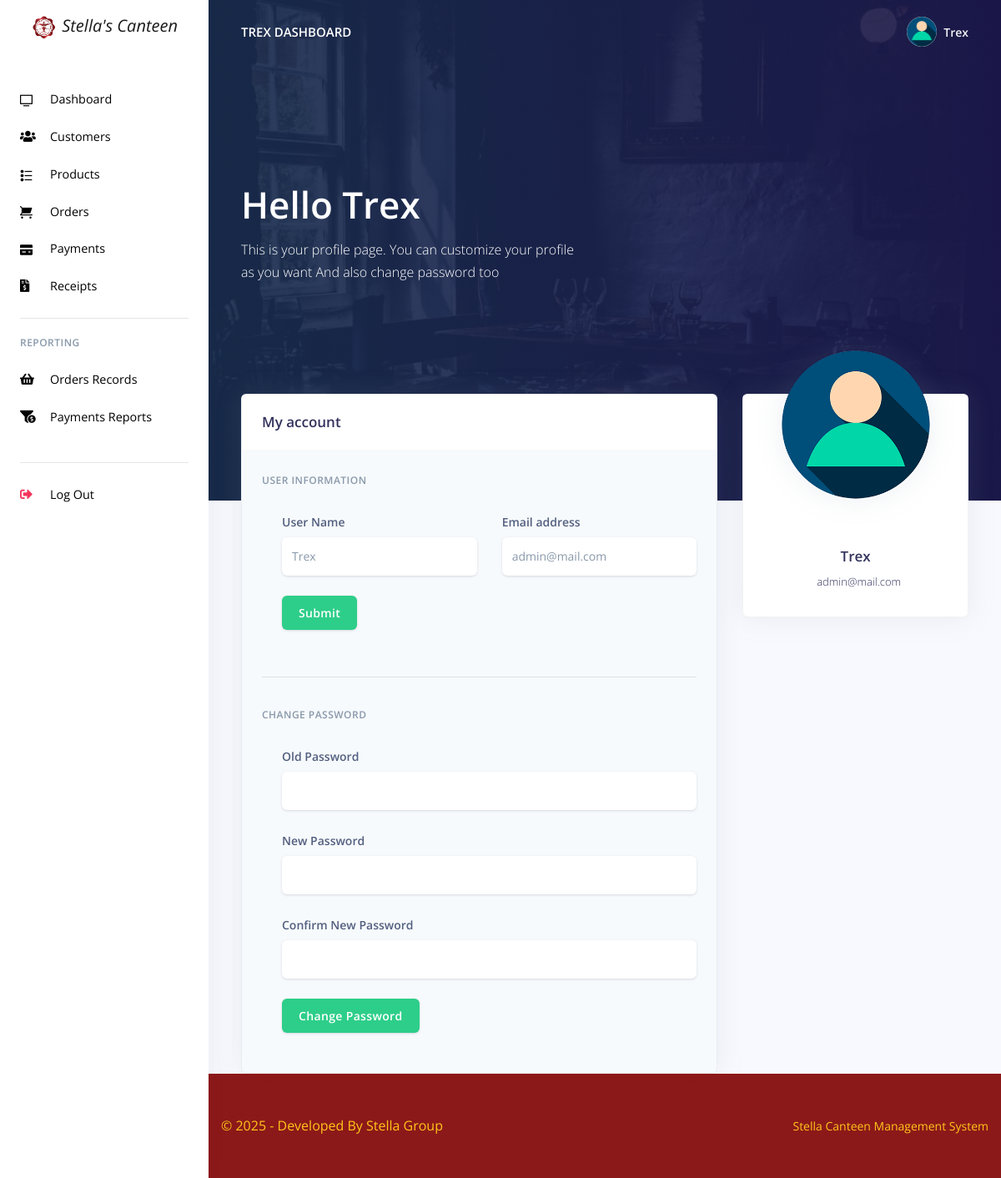
The page /stella/admin/change_profile.php (signed in) on the database as committed earlier.
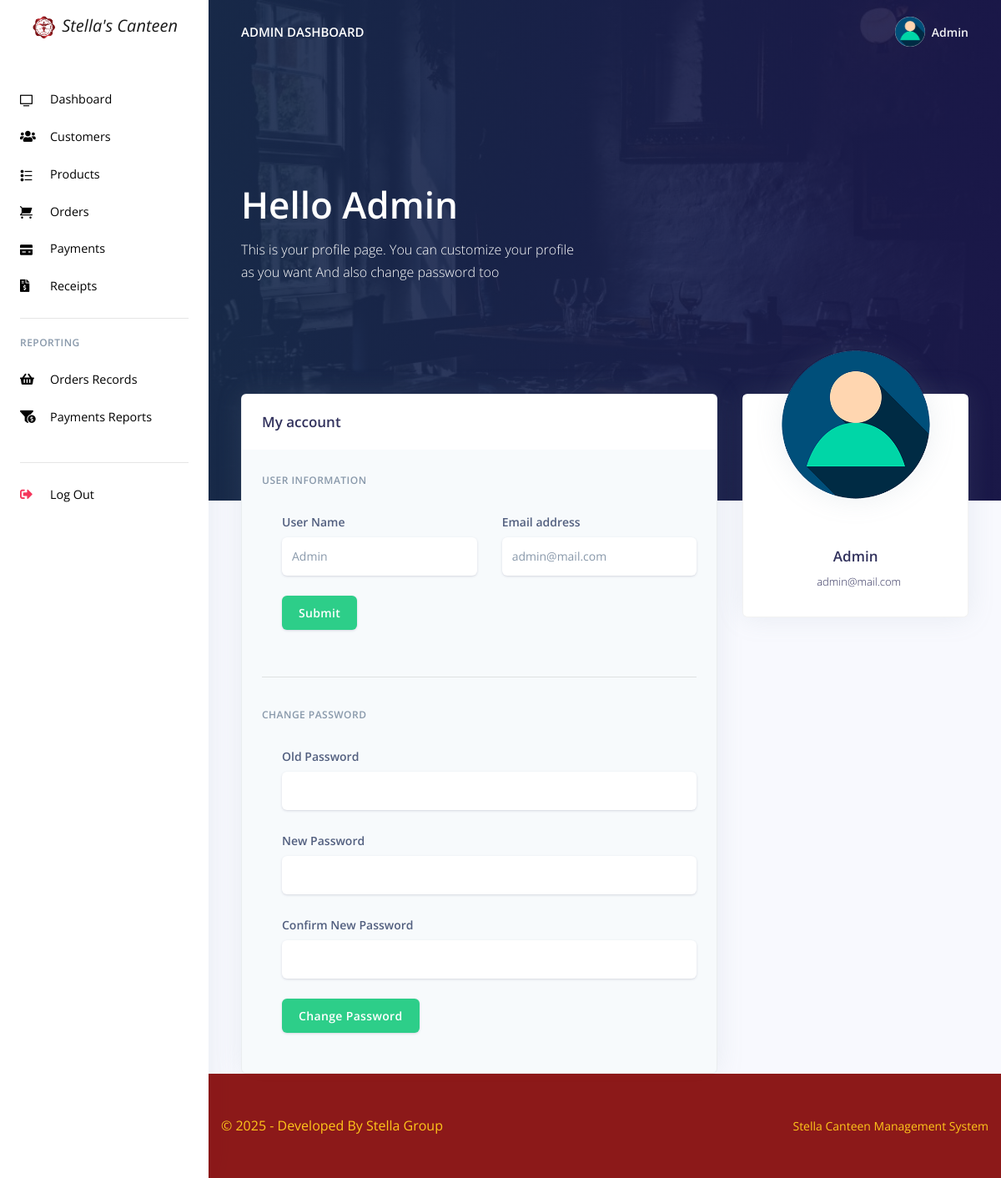
The same page on the database as committed later.
### tables this page shows
CREATE TABLE `rpos_admin` (
  `admin_id` varchar(200) NOT NULL,
  `admin_name` varchar(200) NOT NULL,
  `admin_email` varchar(200) NOT NULL,
  `admin_password` varchar(200) NOT NULL
);

### stella/admin/change_profile.php (the view, shortened to what the changed rows need)
<?php
include('config/config.php');
require_once('partials/_head.php');
?>
<body>
  <?php
  require_once('partials/_sidebar.php');
  ?>
  <div class="main-content">
    <?php
    require_once('partials/_topnav.php');
    $admin_id = $_SESSION['admin_id'];
    $ret = "SELECT * FROM  rpos_admin  WHERE admin_id = '$admin_id'";
    $stmt = $mysqli->prepare($ret);
    $stmt->execute();
    $res = $stmt->get_result();
    while ($admin = $res->fetch_object()) {
    ?>
      <div class="header pb-8 pt-5 pt-lg-8 d-flex align-items-center" style="min-height: 600px; background-image: url(assets/img/theme/restro00.jpg); background-size: cover; background-position: center top;">
        <span class="mask bg-gradient-default opacity-8"></span>
        <div class="container-fluid d-flex align-items-center">
          <div class="row">
            <div class="col-lg-7 col-md-10">
              <h1 class="display-2 text-white">Hello <?php echo $admin->admin_name; ?></h1>
              <p class="text-white mt-0 mb-5">This is your profile page. You can customize your profile as you want And also change password too</p>
            </div>
          </div>
        </div>
      </div>
      <div class="container-fluid mt--8">
        <div class="row">
          <div class="col-xl-4 order-xl-2 mb-5 mb-xl-0">
            <div class="card card-profile shadow">
              <div class="row justify-content-center">
                <div class="col-lg-3 order-lg-2">
                  <div class="card-profile-image">
                    <a href="#">
                      <img src="assets/img/theme/user-a-min.png" class="rounded-circle">
                    </a>
                  </div>
                </div>
              </div>
              <div class="card-body pt-0 pt-md-4">
                <div class="row">
                  <div class="col">
                    <div class="card-profile-stats d-flex justify-content-center mt-md-5">
                      <div>
                      </div>
                      <div>
                      </div>
                      <div>
                      </div>
                    </div>
                  </div>
                </div>
                <div class="text-center">
                  <h3>
                    <?php echo $admin->admin_name; ?></span>
                  </h3>
                  <div class="h5 font-weight-300">
                    <i class="ni location_pin mr-2"></i><?php echo $admin->admin_email; ?>
                  </div>
                </div>
              </div>
            </div>
          </div>
          <div class="col-xl-8 order-xl-1">
            <div class="card bg-secondary shadow">
              <div class="card-header bg-white border-0">
                <div class="row align-items-center">
                  <div class="col-8">
                    <h3 class="mb-0">My account</h3>
                  </div>
                  <div class="col-4 text-right">
                  </div>
                </div>
              </div>
              <div class="card-body">
                <form method="post">
                  <h6 class="heading-small text-muted mb-4">User information</h6>
                  <div class="pl-lg-4">
                    <div class="row">
                      <div class="col-lg-6">
                        <div class="form-group">
                          <label class="form-control-label" for="input-username">User Name</label>
                          <input type="text" name="admin_name" value="<?php echo $admin->admin_name; ?>" id="input-username" class="form-control form-control-alternative" ">
                      </div>
                    </div>
                    <div class=" col-lg-6">
                          <div class="form-group">
                            <label class="form-control-label" for="input-email">Email address</label>
                            <input type="email" id="input-email" value="<?php echo $admin->admin_email; ?>" name="admin_email" class="form-control form-control-alternative">
                          </div>
                        </div>
                        <div class="col-lg-12">
                          <div class="form-group">
                            <input type="submit" id="input-email" name="ChangeProfile" class="btn btn-success form-control-alternative" value="Submit"">
                      </div>
                    </div>
                  </div>
                </div>
              </form>
              <hr>
              <form method =" post">
                            <h6 class="heading-small text-muted mb-4">Change Password</h6>
                            <div class="pl-lg-4">
                              <div class="row">
                                <div class="col-lg-12">
                                  <div class="form-group">
                                    <label class="form-control-label" for="input-username">Old Password</label>
                                    <input type="password" name="old_password" id="input-username" class="form-control form-control-alternative">
                                  </div>
                                </div>
                                <div class="col-lg-12">
                                  <div class="form-group">
                                    <label class="form-control-label" for="input-email">New Password</label>
                                    <input type="password" name="new_password" class="form-control form-control-alternative">
                                  </div>
                                </div>
                                <div class="col-lg-12">
                                  <div class="form-group">
                                    <label class="form-control-label" for="input-email">Confirm New Password</label>
                                    <input type="password" name="confirm_password" class="form-control form-control-alternative">
                                  </div>
                                </div>
                                <div class="col-lg-12">
                                  <div class="form-group">
                                    <input type="submit" id="input-email" name="changePassword" class="btn btn-success form-control-alternative" value="Change Password">
                                  </div>
                                </div>
                              </div>
                            </div>
                          </div>
              </div>
            </div>
          </div>
        </div>
      <?php
      require_once('partials/_footer.php');
    }
      ?>
      </div>
  <?php
  require_once('partials/_sidebar.php');
  ?>
</body>
</html>

### stella/admin/partials/_sidebar.php (shortened to what the changed rows need)
<?php
$admin_id = $_SESSION['admin_id'];
$ret = "SELECT * FROM  rpos_admin  WHERE admin_id = '$admin_id'";
$stmt = $mysqli->prepare($ret);
$stmt->execute();
$res = $stmt->get_result();
while ($admin = $res->fetch_object()) {
  ?>
  <nav class="navbar navbar-vertical fixed-left navbar-expand-md navbar-light bg-white" id="sidenav-main">
    <div class="container-fluid">
      <a class="navbar-brand pt-0" href="dashboard.php">
        <img alt="Logo" src="assets/img/theme/CICLOGO.png"> <i>Stella's Canteen</i>
      </a>
      <div class="collapse navbar-collapse" id="sidenav-collapse-main">
        <ul class="navbar-nav">
          <li class="nav-item">
            <a class="nav-link <?php if (basename($_SERVER['PHP_SELF']) == 'dashboard.php')
              echo 'active'; ?>"
              href="dashboard.php">
              <i class="ni ni-tv-2"></i> Dashboard
            </a>
          </li>
          <li class="nav-item">
            <a class="nav-link <?php if (basename($_SERVER['PHP_SELF']) == 'customes.php')
              echo 'active'; ?>"
              href="customes.php">
              <i class="fas fa-users"></i> Customers
            </a>
          </li>
          <li class="nav-item">
            <a class="nav-link <?php if (basename($_SERVER['PHP_SELF']) == 'products.php')
              echo 'active'; ?>"
              href="products.php">
              <i class="ni ni-bullet-list-67"></i> Products
            </a>
          </li>
          <li class="nav-item">
            <a class="nav-link <?php if (basename($_SERVER['PHP_SELF']) == 'orders.php')
              echo 'active'; ?>"
              href="orders.php">
              <i class="ni ni-cart"></i> Orders
            </a>
          </li>
          <li class="nav-item">
            <a class="nav-link <?php if (basename($_SERVER['PHP_SELF']) == 'payments.php')
              echo 'active'; ?>"
              href="payments.php">
              <i class="ni ni-credit-card"></i> Payments
            </a>
          </li>
          <li class="nav-item">
            <a class="nav-link <?php if (basename($_SERVER['PHP_SELF']) == 'receipts.php')
              echo 'active'; ?>"
              href="receipts.php">
              <i class="fas fa-file-invoice-dollar"></i> Receipts
            </a>
          </li>
        </ul>
        <hr class="my-3">
        <h6 class="navbar-heading text-muted">Reporting</h6>
        <ul class="navbar-nav mb-md-3">
          <li class="nav-item">
            <a class="nav-link <?php if (basename($_SERVER['PHP_SELF']) == 'orders_reports.php')
              echo 'active'; ?>"
              href="orders_reports.php">
              <i class="fas fa-shopping-basket"></i> Orders Records
            </a>
          </li>
          <li class="nav-item">
            <a class="nav-link <?php if (basename($_SERVER['PHP_SELF']) == 'payments_reports.php')
              echo 'active'; ?>"
              href="payments_reports.php">
              <i class="fas fa-funnel-dollar"></i> Payments Reports
            </a>
          </li>
        </ul>
        <hr class="my-3">
        <ul class="navbar-nav mb-md-3">
          <li class="nav-item">
            <a class="nav-link" href="logout.php">
              <i class="fas fa-sign-out-alt text-danger"></i> Log Out
            </a>
          </li>
        </ul>
      </div>
    </div>
  </nav>
<?php } ?>

### stella/admin/partials/_topnav.php (shortened to what the changed rows need)
<?php
$admin_id = $_SESSION['admin_id'];
$ret = "SELECT * FROM  rpos_admin  WHERE admin_id = '$admin_id'";
$stmt = $mysqli->prepare($ret);
$stmt->execute();
$res = $stmt->get_result();
while ($admin = $res->fetch_object()) {
?>
    <nav class="navbar navbar-top navbar-expand-md navbar-dark" id="navbar-main">
        <div class="container-fluid">
            <a class="h4 mb-0 text-white text-uppercase d-none d-lg-inline-block" href="dashboard.php"><?php echo $admin->admin_name; ?> Dashboard</a>
            <ul class="navbar-nav align-items-center d-none d-md-flex">
                <li class="nav-item dropdown">
                    <a class="nav-link pr-0" href="#" role="button" data-toggle="dropdown" aria-haspopup="true" aria-expanded="false">
                        <div class="media align-items-center">
                            <span class="avatar avatar-sm rounded-circle">
                                <img alt="Image placeholder" src="assets/img/theme/user-a-min.png">
                            </span>
                            <div class="media-body ml-2 d-none d-lg-block">
                                <span class="mb-0 text-sm  font-weight-bold"><?php echo $admin->admin_name; ?></span>
                            </div>
                        </div>
                    </a>
                </li>
            </ul>
        </div>
    </nav>
<?php } ?>

### stella/admin/partials/_footer.php
<footer class="py-5 opacity-8">
        <div class="container">
            <div class="row align-items-center justify-content-xl-between">
                <div class="col-xl-6">
                    <div class="copyright text-center text-xl-left">
                        &copy; <?php echo date('Y'); ?> - Developed By Stella Group
                    </div>
                </div>
                <div class="col-xl-6">
                    <ul class="nav nav-footer justify-content-center justify-content-xl-end">
                        <li class="nav-item">
                            <a href="" class="nav-link" style="color:#FFC000;" target="_blank">Stella Canteen Management System</a>
                        </li>
                    </ul>
                </div>
            </div>
        </div>
    </footer>

Rows that differ between the two databases and show on the page:
changed rpos_admin "admin@mail.com": admin_name "TREX" → "ADMIN"; admin_name "Trex" → "Admin"
